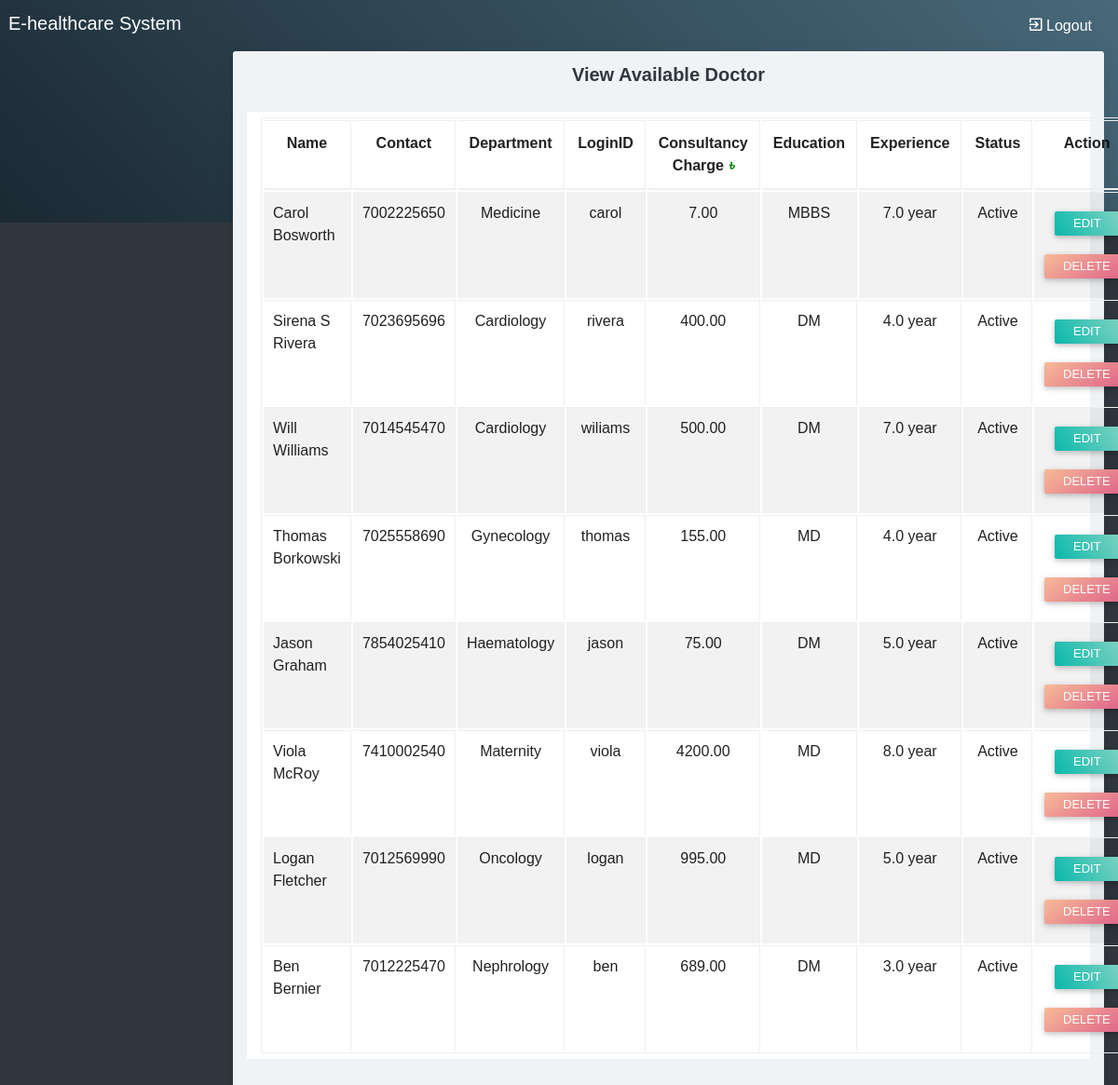
/viewdoctor.php, run on an earlier commit of the app's database.
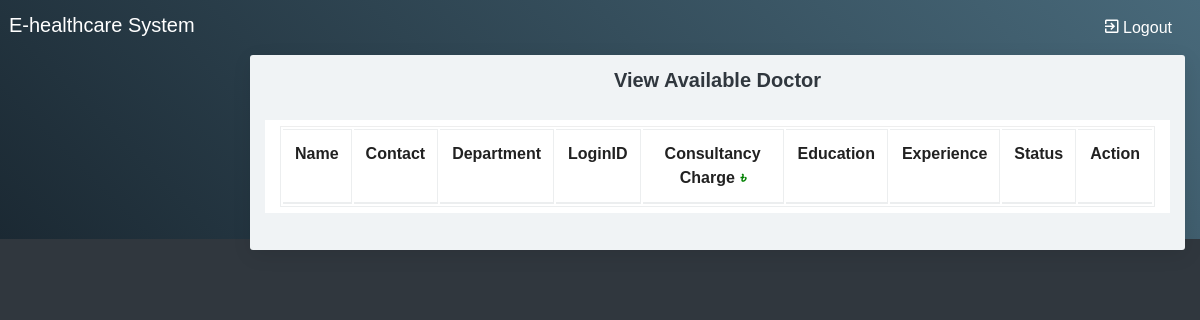
And on a later commit of the database.
### tables this page shows
CREATE TABLE `doctor` (
  `doctorid` int(10) NOT NULL,
  `doctorname` varchar(50) NOT NULL,
  `mobileno` varchar(15) NOT NULL,
  `departmentid` int(10) NOT NULL,
  `loginid` varchar(25) NOT NULL,
  `password` varchar(25) NOT NULL,
  `status` varchar(10) NOT NULL,
  `education` varchar(25) NOT NULL,
  `experience` float(11,1) NOT NULL,
  `consultancy_charge` float(10,2) NOT NULL
);

CREATE TABLE `department` (
  `departmentid` int(10) NOT NULL,
  `departmentname` varchar(100) NOT NULL,
  `description` text NOT NULL,
  `status` varchar(10) NOT NULL
);

### viewdoctor.php (the view, shortened to what this page needs)
<?php
include("adformheader.php");
include("dbconnection.php");
?>
<div class="container-fluid">
	<div class="block-header">
		<h2 class="text-center">View Available Doctor</h2>
	</div>
<div class="card">
	<section class="container">
		<table class="table table-bordered table-striped table-hover js-basic-example dataTable">
			<thead>
				<tr style="text-align: center;">
					<td><strong>Name</strong></td>
					<td><strong>Contact</strong></td>
					<td><strong>Department</strong></td>
					<td><strong>LoginID</strong></td>
					<td><strong>Consultancy Charge&nbsp;<i><span style="color: green;">৳</span></i></strong></td>
					<td><strong>Education</strong></td>
					<td><strong>Experience</strong></td>
					<td><strong>Status</strong></td>
					<td><strong>Action</strong></td>
				</tr>
			</thead>
			<tbody>
				<?php
				$sql ="SELECT * FROM doctor";
				$qsql = mysqli_query($con,$sql);
				while($rs = mysqli_fetch_array($qsql))
				{
					$sqldept = "SELECT * FROM department WHERE departmentid='$rs[departmentid]'";
					$qsqldept = mysqli_query($con,$sqldept);
					$rsdept = mysqli_fetch_array($qsqldept);
					echo "<tr>
					<td>$rs[doctorname]</td>
					<td>$rs[mobileno]</td>
					<td style='text-align:center;'>$rsdept[departmentname]</td>
					<td style='text-align:center;'>$rs[loginid]</td>
					<td style='text-align:center;'>$rs[consultancy_charge]</td>
					<td style='text-align:center;'>$rs[education]</td>
					<td style='text-align:center;'>$rs[experience] year</td>
					<td style='text-align:center;'>$rs[status]</td>
					<td style='text-align:center;'>
					<a href='doctor.php?editid=$rs[doctorid]' class='btn btn-sm btn-raised g-bg-cyan'>Edit</a> <a href='viewdoctor.php?delid=$rs[doctorid]' class='btn btn-sm btn-raised g-bg-blush2'>Delete</a> </td>
					</tr>";
				}
				?>
				</tbody>
			</table>
		</section>
	</div>
</div>
	<?php
	include("adformfooter.php");
	?>

What changed in the data, as far as the page shows it:
removed doctor: doctorname "Carol Bosworth", mobileno "7002225650", departmentid.departmentname "Medicine", loginid "carol", consultancy_charge "7.00", education "MBBS", experience "7.0", status "Active"
removed doctor: doctorname "Sirena S Rivera", mobileno "7023695696", departmentid.departmentname "Cardiology", loginid "rivera", consultancy_charge "400.00", education "DM", experience "4.0", status "Active"
removed doctor: doctorname "Will Williams", mobileno "7014545470", departmentid.departmentname "Cardiology", loginid "wiliams", consultancy_charge "500.00", education "DM", experience "7.0", status "Active"
removed doctor: doctorname "Thomas Borkowski", mobileno "7025558690", departmentid.departmentname "Gynecology", loginid "thomas", consultancy_charge "155.00", education "MD", experience "4.0", status "Active"
removed doctor: doctorname "Jason Graham", mobileno "7854025410", departmentid.departmentname "Haematology", loginid "jason", consultancy_charge "75.00", education "DM", experience "5.0", status "Active"
removed doctor: doctorname "Viola McRoy", mobileno "7410002540", departmentid.departmentname "Maternity", loginid "viola", consultancy_charge "4200.00", education "MD", experience "8.0", status "Active"
removed doctor: doctorname "Logan Fletcher", mobileno "7012569990", departmentid.departmentname "Oncology", loginid "logan", consultancy_charge "995.00", education "MD", experience "5.0", status "Active"
removed doctor: doctorname "Ben Bernier", mobileno "7012225470", departmentid.departmentname "Nephrology", loginid "ben", consultancy_charge "689.00", education "DM", experience "3.0", status "Active"
